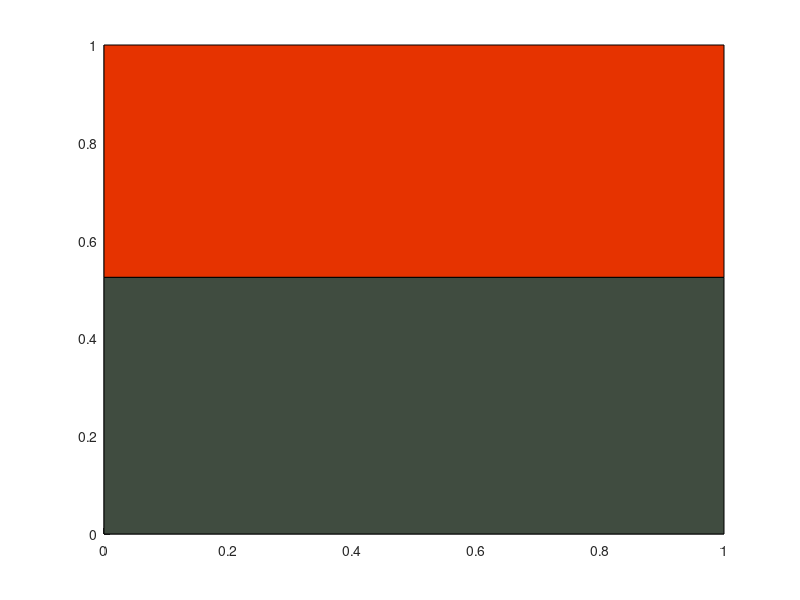

Reproduce this figure in MATLAB.
rgb_vec = [0.25,0.3,0.25];
x = [0;1];
y = [0;0.525];

rgb_vec1 = [0.9,0.2,0];
x_ = [0;1];
y_ = [0.525;1];
hold on
fill([x(1),x(2),x(2),x(1)],[y(1),y(1),y(2),y(2)],rgb_vec);
fill([x_(1),x_(2),x_(2),x_(1)],[y_(1),y_(1),y_(2),y_(2)],rgb_vec1);